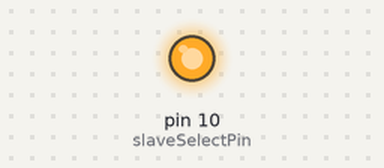
A sketch run on a simulated Arduino Uno, built with avr-gcc and run on an emulated ATmega328P. On the bench: output pins drawn as LEDs (lit = HIGH). What the sketch prints to the serial monitor is not drawn.

Above: at 0.2 s.
Timing chart, 0 to 2.1 s (numbered marks = the images above):
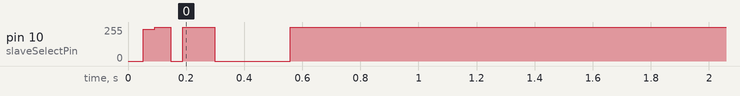

The sketch:

ax5043-458Mhz-XTAL-check.ino
```cpp
// ***********************************************************************************************
//  Name:      Basic read/write test
//  Date:       16 May 2022
//  Brief:       Crude SPI test - read write
//  Author:     Jonathan Askey
// ***********************************************************************************************

// RDF put in configuration values from : https://www.notblackmagic.com/bitsnpieces/ax5043/
// For 16 Mhz Crystal with 5 pF capacitance. RF 458.75 MHz. AFSK modulation. Power 16dBm.
// For crystal test, clock frequency divided by 16, so 1MHz should be output on SYSCLK (Pin 13)
/*  SPI connections
    Uno/Nano      AX5043
    MOSI  11      17
    MISO  12      16
    SCK   13      15
    SS    10      14
    3.3v          23
    GND            6
*/

/*
   (Startup routine from Data sheet)
   Reset the Chip. Set SEL to high for at least 1μs, then low. Wait until MISO goes high.
  Set, and then clear, the RST bit of register PWRMODE.
  2. Set the PWRMODE register to POWERDOWN.
  3. Program parameters. It is recommended that suitable parameters are calculated
  using the AX_RadioLab tool available from Axsem.
*/
```

b_setup.ino
```cpp
# include <SPI.h>

uint8_t slaveSelectPin = 10; // CS Chip Select
uint8_t MISOPin = 12; // MISO
uint16_t regAddr = 0x00;
uint16_t regVal = 0x00;
uint16_t configure1[2][6]; // Declare array

int i = 0;
int j = 0;

void setup() {
  Serial.begin(9600);
  digitalWrite(slaveSelectPin, HIGH);
  pinMode(slaveSelectPin, OUTPUT); // set the SS pin as an output
  SPI.begin();         // initialize the SPI library
  SPI.beginTransaction(SPISettings(14000000, MSBFIRST, SPI_MODE0));

  // Reset the AX5043, (SEL Pin 14)
  digitalWrite(slaveSelectPin, HIGH);
  delay (1); // 1mS delay
  digitalWrite(slaveSelectPin, LOW);

  if ( MISOPin = HIGH)      // test bit shown.
  {
    // Reset test
    Serial.print("\n"); //newline
    Serial.print("Reset chip done OK. MISO now high");
    Serial.print("\n"); //newline
  }
  else
  {
    Serial.print("\n"); //newline
    Serial.print("Reset chip failed. MISO still low");
    Serial.print("\n"); //newline
  }

  regAddr = 0x02; // PWRMODE register
  regVal = 0x80;  // Set the Reset pin
  writeRegister(regAddr, regVal); // Function call
  Serial.print("PWRMODE register(0x02) set to reset");
  Serial.print("\n"); //newline

  regAddr = 0x02; // PWRMODE register
  regVal = 0x05;  // XTAL oscillator enabled
  writeRegister(regAddr, regVal); // Function call
  Serial.print("PWRMODE register(0x02) set to XTAL oscillator enabled");
  Serial.print("\n"); //newline

  regAddr = 0x02; // PWRMODE register
  regVal = 0x05;  // XTAL oscillator enabled
  writeRegister(regAddr, regVal); // Function call
  Serial.print("PWRMODE register(0x02) set to XTAL oscillator enabled");
  Serial.print("\n"); //newline

  Serial.print("Change Registers as per the Not Black Magic website");
  Serial.print("\n"); //newline

  // Sysclk output (Pfsysclk) set to divide by 16
  uint16_t configure1[2][6]  = { { 0xF10, 0xF11, 0xF35, 0x032, 0x184, 0x21  }, { 0x03, 0x07, 0x10,  0x00, 0x00, 0x08,} }; // configuration values into array for 458.75 MHz

  for (int i = 0; i < 6; i++)
  {
    for (int j = 0; j < 1; j++)
    {
      regAddr = configure1[j][i];
      regVal = configure1[j + 1][i];

      writeRegister(regAddr, regVal); // Function call
    }
  }

  Serial.print("XTAL check finished (Freq divided by 16)");
  Serial.print("\n"); //newline

}
```

c_loop.ino
```cpp
void loop() {


}
```

d_functions.ino
```cpp
void writeRegister(uint16_t regAddr, uint16_t regVal) {
  // /*
  // WRITE TO REGISTER
  digitalWrite(10, LOW);            // Select set the SS pin to LOW
  // SPI.transfer(0x87);                // 8 bit - bit 7 is R(0)W(1) and then 7 address bits
  SPI.transfer(0x80 + regAddr);                // 8 bit - bit 7 is R(0)W(1) and then 7 address bits
  // SPI.transfer(5);                  // data value
  SPI.transfer(regVal);                  // data value
  digitalWrite(10, HIGH);            // Deselect set the SS pin HIGH
  // */

  // Read the register we have just written to
  digitalWrite(10, LOW);
  // SPI.transfer(regAddr & 0x7F);   // send address + r/w bit
  SPI.transfer(0x00 + regAddr);                // 8 bit - bit 7 is R(0)W(1) and then 7 address bits
  regVal = SPI.transfer(0);        // retrieve reg value

  // display reg value
  Serial.print("regAddr: ");
  Serial.print(regAddr, HEX);
  Serial.print("   regVal H: ");
  Serial.print(regVal, HEX);
  Serial.print("   regVal B: ");
  Serial.println(regVal, BIN);
  digitalWrite(10, HIGH);

}
/*
  // (NOT WORKING) Debug Fxtal signal set PINFUNCSYSCLK (x21) to output fxtal/16
    uint16_t configure1[2][6]  = { { 0xF10, 0xF11, 0xF35, 0x32, 0x184, 0x21 }, { 0x03, 0x07, 0x10, 0x00, 0x02, 0x08  } }; // Debug fxtal/16

    for (int i = 0; i < 6; i++)
    {
    for (int j = 0; j < 1; j++)
    {
      regAddr = configure1[j][i];
      regVal = configure1[j + 1][i];

      writeRegister(regAddr, regVal); // Function call
    }
    }

    Serial.print("\n"); //newline
    Serial.print("Debug Fxtal signal finished");
*/
```
